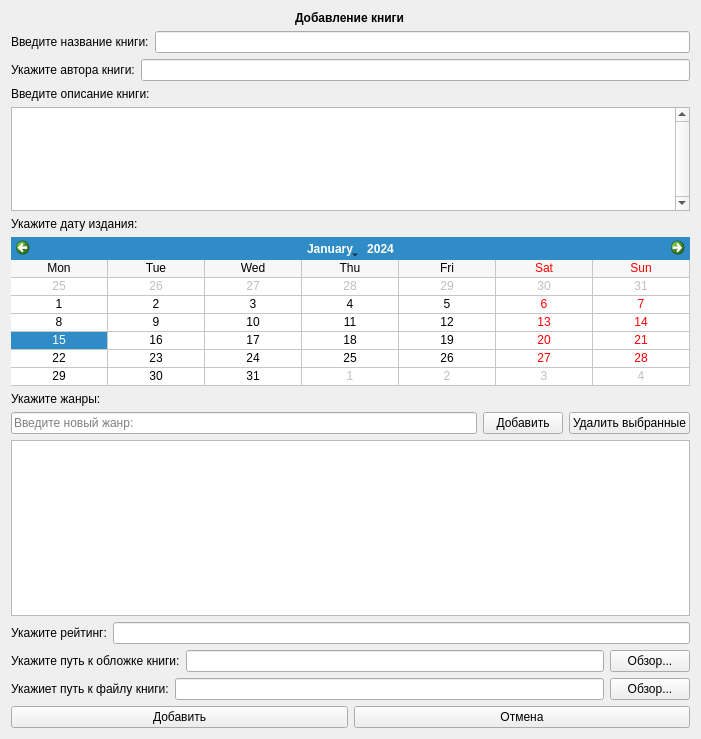
<?xml version="1.0" encoding="UTF-8"?>
<ui version="4.0">
 <class>addBookWidget</class>
 <widget class="QWidget" name="addBookWidget">
  <property name="windowModality">
   <enum>Qt::ApplicationModal</enum>
  </property>
  <property name="geometry">
   <rect>
    <x>0</x>
    <y>0</y>
    <width>701</width>
    <height>739</height>
   </rect>
  </property>
  <property name="minimumSize">
   <size>
    <width>701</width>
    <height>667</height>
   </size>
  </property>
  <property name="maximumSize">
   <size>
    <width>701</width>
    <height>739</height>
   </size>
  </property>
  <property name="windowTitle">
   <string>Добавление книги</string>
  </property>
  <layout class="QVBoxLayout" name="verticalLayout">
   <item alignment="Qt::AlignHCenter">
    <widget class="QLabel" name="label">
     <property name="font">
      <font>
       <bold>true</bold>
      </font>
     </property>
     <property name="text">
      <string>Добавление книги</string>
     </property>
    </widget>
   </item>
   <item>
    <layout class="QHBoxLayout" name="horizontalLayout_2">
     <item>
      <widget class="QLabel" name="label_2">
       <property name="text">
        <string>Введите название книги:</string>
       </property>
      </widget>
     </item>
     <item>
      <widget class="QLineEdit" name="book_name_edit">
       <property name="clearButtonEnabled">
        <bool>true</bool>
       </property>
      </widget>
     </item>
    </layout>
   </item>
   <item>
    <layout class="QHBoxLayout" name="horizontalLayout_3">
     <item>
      <widget class="QLabel" name="label_3">
       <property name="text">
        <string>Укажите автора книги:</string>
       </property>
      </widget>
     </item>
     <item>
      <widget class="QLineEdit" name="author_edit">
       <property name="clearButtonEnabled">
        <bool>true</bool>
       </property>
      </widget>
     </item>
    </layout>
   </item>
   <item>
    <widget class="QLabel" name="label_7">
     <property name="text">
      <string>Введите описание книги:</string>
     </property>
    </widget>
   </item>
   <item>
    <widget class="QTextEdit" name="summary_text_edit">
     <property name="maximumSize">
      <size>
       <width>16777215</width>
       <height>121</height>
      </size>
     </property>
     <property name="verticalScrollBarPolicy">
      <enum>Qt::ScrollBarAlwaysOn</enum>
     </property>
    </widget>
   </item>
   <item alignment="Qt::AlignLeft">
    <widget class="QLabel" name="label_4">
     <property name="text">
      <string>Укажите дату издания:</string>
     </property>
    </widget>
   </item>
   <item>
    <widget class="QCalendarWidget" name="public_date_calendar">
     <property name="minimumDate">
      <date>
       <year>1800</year>
       <month>1</month>
       <day>1</day>
      </date>
     </property>
     <property name="maximumDate">
      <date>
       <year>2026</year>
       <month>12</month>
       <day>31</day>
      </date>
     </property>
     <property name="gridVisible">
      <bool>true</bool>
     </property>
     <property name="horizontalHeaderFormat">
      <enum>QCalendarWidget::ShortDayNames</enum>
     </property>
     <property name="verticalHeaderFormat">
      <enum>QCalendarWidget::NoVerticalHeader</enum>
     </property>
    </widget>
   </item>
   <item>
    <widget class="QLabel" name="label_5">
     <property name="text">
      <string>Укажите жанры:</string>
     </property>
    </widget>
   </item>
   <item>
    <layout class="QHBoxLayout" name="horizontalLayout">
     <item>
      <widget class="QLineEdit" name="add_genre_edit">
       <property name="inputMask">
        <string/>
       </property>
       <property name="placeholderText">
        <string>Введите новый жанр:</string>
       </property>
       <property name="clearButtonEnabled">
        <bool>true</bool>
       </property>
      </widget>
     </item>
     <item>
      <widget class="QPushButton" name="add_genre_btn">
       <property name="text">
        <string>Добавить</string>
       </property>
      </widget>
     </item>
     <item>
      <widget class="QPushButton" name="del_genres_brn">
       <property name="text">
        <string>Удалить выбранные</string>
       </property>
      </widget>
     </item>
    </layout>
   </item>
   <item>
    <widget class="QListWidget" name="genres_list_widget">
     <property name="selectionMode">
      <enum>QAbstractItemView::MultiSelection</enum>
     </property>
    </widget>
   </item>
   <item>
    <layout class="QHBoxLayout" name="horizontalLayout_4">
     <item>
      <widget class="QLabel" name="label_6">
       <property name="text">
        <string>Укажите рейтинг:</string>
       </property>
      </widget>
     </item>
     <item>
      <widget class="QLineEdit" name="rating_edit">
       <property name="clearButtonEnabled">
        <bool>true</bool>
       </property>
      </widget>
     </item>
    </layout>
   </item>
   <item>
    <layout class="QHBoxLayout" name="horizontalLayout_6">
     <item>
      <widget class="QLabel" name="label_8">
       <property name="text">
        <string>Укажите путь к обложке книги:</string>
       </property>
      </widget>
     </item>
     <item>
      <widget class="QLineEdit" name="cover_path_edit">
       <property name="clearButtonEnabled">
        <bool>true</bool>
       </property>
      </widget>
     </item>
     <item>
      <widget class="QPushButton" name="review_cover_path_btn">
       <property name="text">
        <string>Обзор...</string>
       </property>
      </widget>
     </item>
    </layout>
   </item>
   <item>
    <layout class="QHBoxLayout" name="horizontalLayout_7">
     <item>
      <widget class="QLabel" name="label_9">
       <property name="text">
        <string>Укажиет путь к файлу книги:</string>
       </property>
      </widget>
     </item>
     <item>
      <widget class="QLineEdit" name="book_path_edit">
       <property name="clearButtonEnabled">
        <bool>true</bool>
       </property>
      </widget>
     </item>
     <item>
      <widget class="QPushButton" name="review_book_path_btn">
       <property name="text">
        <string>Обзор...</string>
       </property>
      </widget>
     </item>
    </layout>
   </item>
   <item>
    <layout class="QHBoxLayout" name="horizontalLayout_8">
     <item>
      <widget class="QPushButton" name="add_btn">
       <property name="text">
        <string>Добавить</string>
       </property>
      </widget>
     </item>
     <item>
      <widget class="QPushButton" name="cancel_btn">
       <property name="text">
        <string>Отмена</string>
       </property>
      </widget>
     </item>
    </layout>
   </item>
  </layout>
 </widget>
 <resources/>
 <connections/>
</ui>
